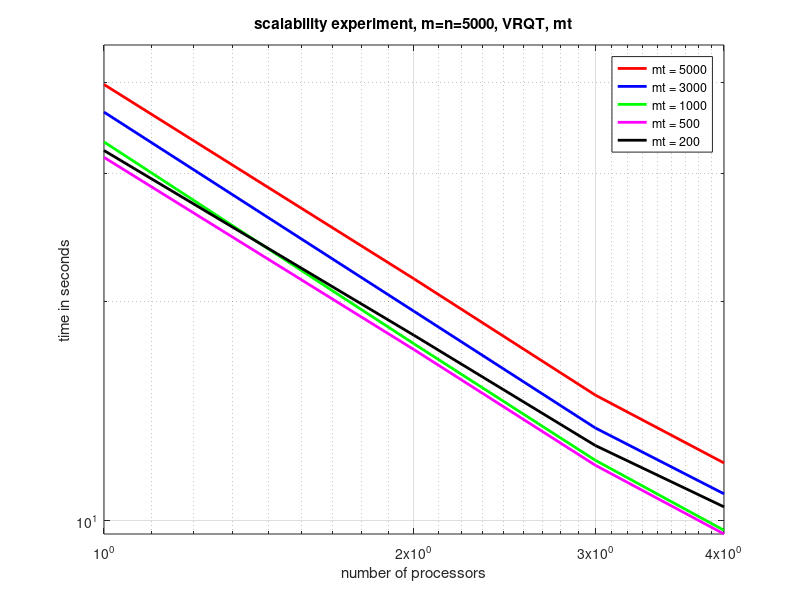
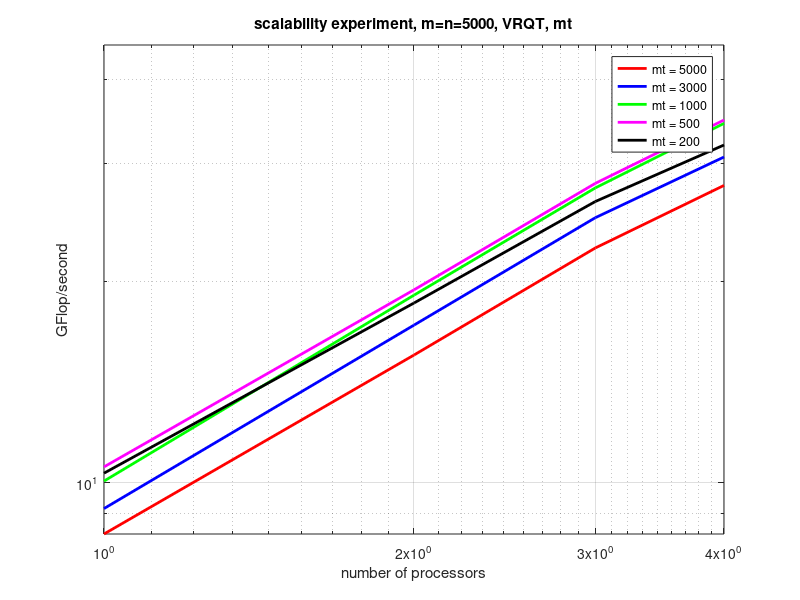
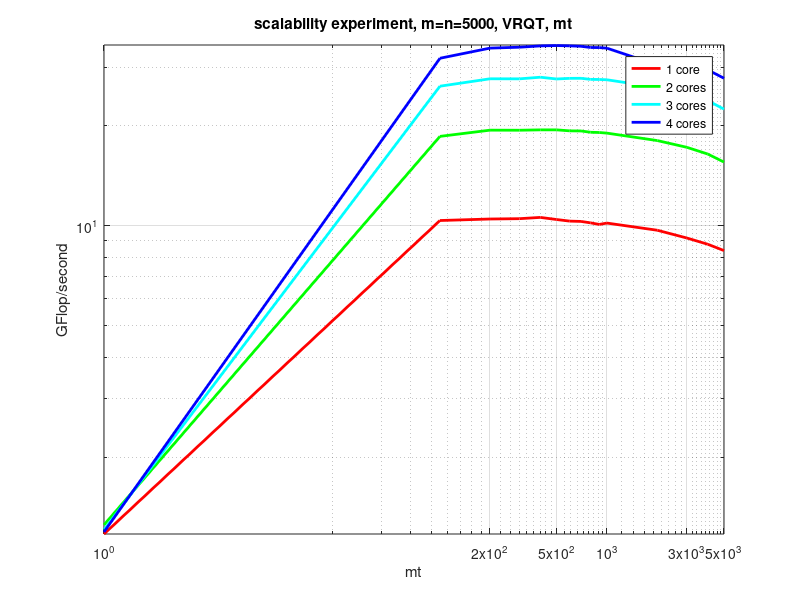
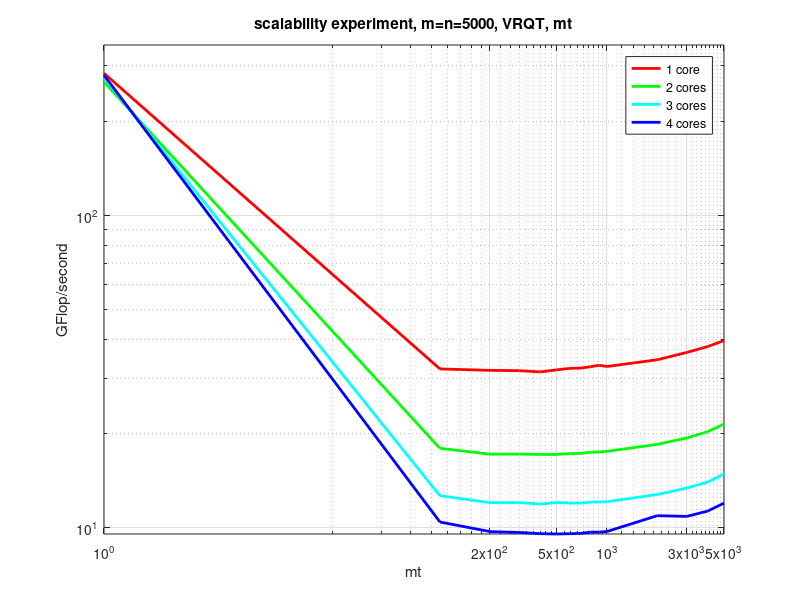

Here is the MATLAB script that generated these plots, in order:
   clear
   close all
   X = load('test_timing_w03_l1p1__square__1thread.dat');
   m = X(:,2);
   perf = X(:,6);
   Y = load('test_timing_w03_l1p1__square__2threads.dat');
   m = Y(:,2);
   perf = Y(:,6);
   T = load('test_timing_w03_l1p1__square__3threads.dat');
   m = T(:,2);
   perf = T(:,6);
   Z = load('test_timing_w03_l1p1__square__4threads.dat');
   m = Z(:,2);
   perf = Z(:,6);

   ax = axes;
   loglog( [1 2 3 4 ], [ X(15,6) Y(15,6) T(15,6) Z(15,6) ], 'r', 'LineWidth', 2); hold on;
   %loglog( [1 2 3 4 ], [ X(15,6) X(15,6)/2 X(15,6)/3 X(15,6)/4 ], 'r--', 'LineWidth', 2); hold on;
   loglog( [1 2 3 4 ], [ X(13,6) Y(13,6) T(13,6) Z(13,6) ], 'b', 'LineWidth', 2); hold on;
   loglog( [1 2 3 4 ], [ X(10,6) Y(10,6) T(10,6) Z(10,6) ], 'g', 'LineWidth', 2); hold on;
   loglog( [1 2 3 4 ], [ X(5,6) Y(5,6) T(5,6) Z(5,6) ], 'm', 'LineWidth', 2); hold on;
   loglog( [1 2 3 4 ], [ X(2,6) Y(2,6) T(2,6) Z(2,6) ], 'k', 'LineWidth', 2); hold on;
   %loglog( [1 2 3 4 ], [ X(1,6) Y(1,6) T(1,6) Z(1,6) ], 'm', 'LineWidth', 2); hold on;
   %loglog( [1 2 3 4 ], [ X(1,6) X(1,6)/2 X(1,6)/3 X(1,6)/4 ], 'm--', 'LineWidth', 2); hold on;
   grid on
   set( ax, 'XTick',[ 1 2 3 4]);
   axis([1 4 0 45])

   legend
   legend('mt = 5000','mt = 3000','mt = 1000','mt = 500','mt = 200')
   title('scalability experiment, m=n=5000, VRQT, mt')
   xlabel('number of processors')
   ylabel('time in seconds')

   figure
   ax = axes;
   loglog( [1 2 3 4 ], [ X(15,7) Y(15,7) T(15,7) Z(15,7) ], 'r', 'LineWidth', 2); hold on;
   %loglog( [1 2 3 4 ], [ X(15,7) 2*X(15,7) 3*X(15,7) 4*X(15,7) ], 'r--', 'LineWidth', 2); hold on;
   loglog( [1 2 3 4 ], [ X(13,7) Y(13,7) T(13,7) Z(13,7) ], 'b', 'LineWidth', 2); hold on;
   loglog( [1 2 3 4 ], [ X(10,7) Y(10,7) T(10,7) Z(10,7) ], 'g', 'LineWidth', 2); hold on;
   loglog( [1 2 3 4 ], [ X(5,7) Y(5,7) T(5,7) Z(5,7) ], 'm', 'LineWidth', 2); hold on;
   loglog( [1 2 3 4 ], [ X(2,7) Y(2,7) T(2,7) Z(2,7) ], 'k', 'LineWidth', 2); hold on;
   %loglog( [1 2 3 4 ], [ X(1,7) Y(1,7) T(1,7) Z(1,7) ], 'r', 'LineWidth', 2); hold on;
   %loglog( [1 2 3 4 ], [ X(1,7) X(1,7)/2 X(1,7)/3 X(1,7)/4 ], 'r--', 'LineWidth', 2); hold on;
   grid on
   set( ax, 'XTick',[ 1 2 3 4]);
   axis([1 4 0 45])

   legend
   legend('mt = 5000','mt = 3000','mt = 1000','mt = 500','mt = 200')
   title('scalability experiment, m=n=5000, VRQT, mt')
   xlabel('number of processors')
   ylabel('GFlop/second')



   figure
   ax = axes;
   loglog( X(1:15,3), X(1:15,7) , 'r', 'LineWidth', 2); hold on;
   loglog( X(1:15,3), Y(1:15,7) , 'g', 'LineWidth', 2); hold on;
   loglog( X(1:15,3), T(1:15,7) , 'c', 'LineWidth', 2); hold on;
   loglog( X(1:15,3), Z(1:15,7) , 'b', 'LineWidth', 2); hold on;
   grid on
   set( ax, 'XTick',[ 1 200 500 1000 3000 5000]);
   axis([1 5000 0 35])

   legend
   legend('1 core','2 cores','3 cores','4 cores')
   title('scalability experiment, m=n=5000, VRQT, mt')
   xlabel('mt')
   ylabel('GFlop/second')

   figure
   ax = axes;
   loglog( X(1:15,3), X(1:15,6) , 'r', 'LineWidth', 2); hold on;
   loglog( X(1:15,3), Y(1:15,6) , 'g', 'LineWidth', 2); hold on;
   loglog( X(1:15,3), T(1:15,6) , 'c', 'LineWidth', 2); hold on;
   loglog( X(1:15,3), Z(1:15,6) , 'b', 'LineWidth', 2); hold on;
   grid on
   set( ax, 'XTick',[ 1 200 500 1000 3000 5000]);
   axis([1 5000 0 350])

   legend
   legend('1 core','2 cores','3 cores','4 cores')
   title('scalability experiment, m=n=5000, VRQT, mt')
   xlabel('mt')
   ylabel('GFlop/second')
